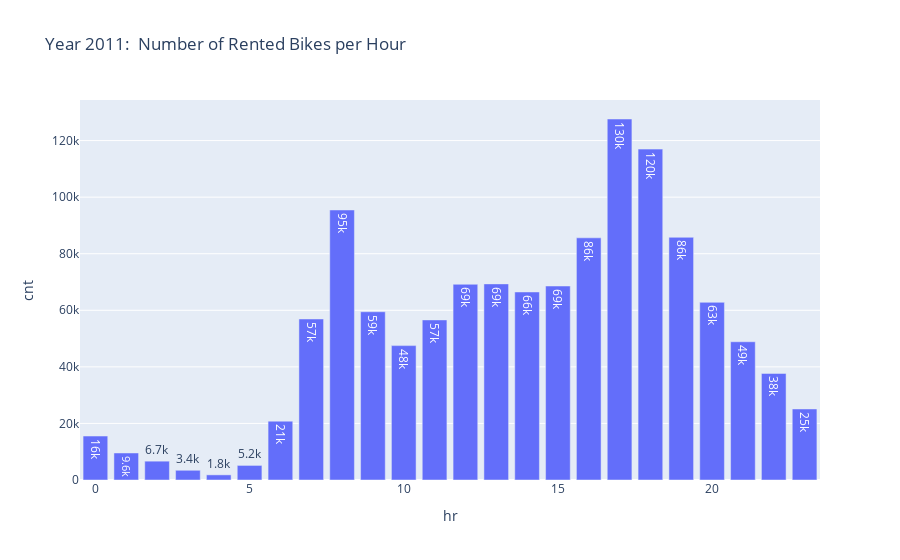

Notebook cell for this chart:
### Markdown cell above
The overall amount of users remains constant in Fall, Winter and Summer, but we see a decrease of more than 50% in Spring.

### Code cell
fig = px.bar(df_hr.loc[df_hr.yr == 0], y='cnt', x='hr', text_auto='.2s', title="Year 2011:  Number of Rented Bikes per Hour")

fig.show()

### Figure 1 — Plotly figure (JSON) as saved in the notebook; plotly's stock layout.template omitted (floating-point values rounded to 4 significant figures)
{"data": [{"alignmentgroup": "True", "hovertemplate": "hr=%{x}<br>cnt=%{y}<extra></extra>", "legendgroup": "", "marker": {"color": "#636efa", "pattern": {"shape": ""}}, "name": "", "offsetgroup": "", "orientation": "v", "showlegend": false, "textposition": "auto", "texttemplate": "%{y:.2s}", "type": "bar", "x": [0, 1, 2, 3, 4, 5, 6, 7, 8, 9, 10, 11, 12, 13, 14, 15, 16, 17, 18, 19, 20, 21, 22, 23], "xaxis": "x", "y": [15540, 9558, 6661, 3441, 1817, 5157, 20801, 56930, 95467, 59486, 47511, 56598, 69198, 69339, 66482, 68590, 85622, 127632, 116985, 85802, 62818, 48875, 37677, 25116], "yaxis": "y"}], "layout": {"barmode": "relative", "legend": {"tracegroupgap": 0}, "title": {"text": "Year 2011:  Number of Rented Bikes per Hour"}, "xaxis": {"anchor": "y", "domain": [0, 1], "title": {"text": "hr"}}, "yaxis": {"anchor": "x", "domain": [0, 1], "title": {"text": "cnt"}}}}
